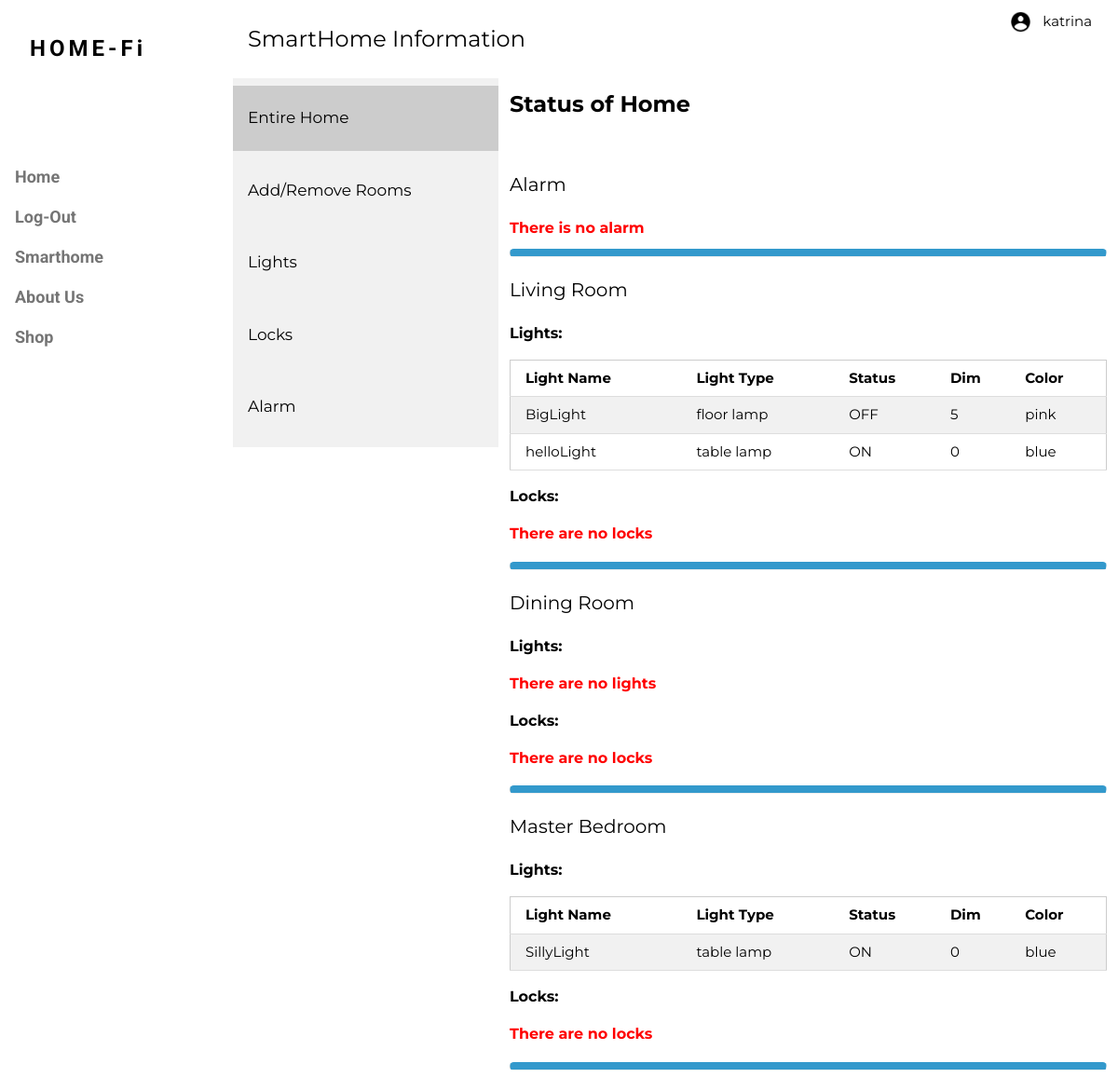
The app's page /status/ (signed in) with its own data.
### homepg/models.py (models this page shows, shortened)
class Room(models.Model):
    owner = models.ForeignKey(User, on_delete=models.CASCADE)
    roomName = models.CharField(max_length=20)
    def __str__(self):
        return self.roomName

class Light(models.Model):
    owner = models.ForeignKey(User, on_delete=models.CASCADE)
    roomLoc = models.ForeignKey(Room, on_delete=models.CASCADE, null=True, blank=True)
    lightName = models.CharField(max_length=20)
    lightType = models.CharField(default='default light', max_length=20,
                                 choices=[('default light', 'default light'), ('floor lamp', 'floor lamp'),
                                          ('table lamp', 'table lamp'), ('ceiling light', 'ceiling light')])
    dimness = models.PositiveIntegerField(default=0, validators=[MinValueValidator(0), MaxValueValidator(100)])
    state = models.BooleanField(default=0)
    color = models.CharField(max_length=20)

### homepg/views.py (the view)
# urls.py: path("status/", views.status, name="status-page"),
def status(request):
    dbEntries = {
        'rooms': Room.objects.filter(owner=request.user),
        'lights': Light.objects.filter(owner=request.user),
        'locks': Lock.objects.filter(owner=request.user),
        'alarms': Alarm.objects.filter(owner=request.user),
    }
    return render(request, "homepg/smarthome.html", dbEntries)

### homepg/templatetags/homepg_extras.py (called while the page is built)
@register.simple_tag
def update_variable(value):
    return value

### homepg/templates/homepg/smarthome.html (shortened to what this page needs)
{% extends "homepg/base.html" %}
{% load homepg_extras %}
{% block content %}
	<header class="w3-container w3-xlarge">
		<p class="w3-left">SmartHome Information</p>
		<p class="w3-right">
			<table>
				<tr>
					<td>{% load static %}<img class="w3-icons" src="{% static 'images/UserIcon.png' %}" alt="Account Icon" style="float: right" /> </td>
					{% if user.is_authenticated %}
						<td style="font-size: 15px;padding:10px"> {{user.username}}</td>
					{% else %}
						<td style="font-size: 15px;padding:10px"> Guest </td>
					{% endif %}
				</tr>
			</table>
		</p>
	</header>
    <div class="tab">
	  <button class="tablinks" onclick="openTab(event, 'Entire Home')" id="defaultOpen">Entire Home</button>
	  <button class="tablinks" onclick="openTab(event, 'Rooms')"> Add/Remove Rooms</button>
	  <button class="tablinks" onclick="openTab(event, 'Lights')">Lights</button>
		<button class="tablinks" onclick="openTab(event, 'Locks')">Locks</button>
		<button class="tablinks" onclick="openTab(event, 'Alarm')">Alarm</button>
	</div>
	<div id="Entire Home" class="tabcontent" style="border:none">
	  <h3 style="font-weight:bold">Status of Home</h3><br>
		<p style="font-size:20px">Alarm</p>
		{% if alarms %}
			<table class="w3-table-all">
				<tr>
					<th>Alarm</th>
					<th>Status</th>
				</tr>
				{% for alarm in alarms %}
				<tr>
					<td> {{ alarm.alarmName }} </td>
					{% if alarm.state == True %}
						<td> ARMED </td>
					{% else %}
						<td> DISARMED </td>
					{% endif %}
				</tr>
				{% endfor %}
			</table>
			<hr style="  border-top: 8px solid #3399cc; border-radius: 5px;" />
		{% else %}
			<h6 style="color:red; font-weight:bold;">There is no alarm</h6>
		{% endif %}
		<hr style="  border-top: 8px solid #3399cc; border-radius: 5px;" />
            {% for room in rooms %}
                <p style="font-size:20px"> {{ room.roomName }} </p>
                <p style="font-size:16px; font-weight:bold"> Lights: </p>
			{% with True as flag %}
 			{% for light in lights%}
				{% if room.id == light.roomLoc.id %}
					{% if flag %}
						<table class="w3-table w3-table-all">
						<tr>
							<th>Light Name</th>
							<th> Light Type </th>
							<th>Status</th>
							<th>Dim</th>
							<th>Color</th>
						</tr>
						{% update_variable False as flag %}
                    {% endif %}
					<tr>
						<td> {{ light.lightName }} </td>
						<td> {{ light.lightType}}</td>
						{% if light.state == True %}
							<td> ON </td>
						{% else %}
							<td> OFF </td>
						{% endif %}
						<td> {{ light.dimness}} </td>
						<td> {{ light.color }}</td>
					</tr>
                     {% endif %}
				{% if forloop.last and flag %}
					<h6 style="color:red; font-weight:bold;">There are no lights</h6>
				{% endif %}
			{% empty %}
				<h6 style="color:red; font-weight:bold;">There are no lights</h6>
			{% endfor %}
				</table>
			{% endwith %}
				<p style="font-size:16px; font-weight:bold"> Locks: </p>
					<table class="w3-table w3-table-all">
			{% with True as flag %}
			{% for lock in locks%}
				{% if room.id == lock.roomLoc.id %}
					{% if flag %}
				<tr>
					<th>Lock Name</th>
					<th> Lock State </th>
				</tr>
					<tr>
						{% update_variable False as flag %}
				   {% endif %}
						<td> {{ lock.lockName }} </td>
						{% if lock.state == True %}
							<td> LOCKED </td>
						{% else %}
							<td> UNLOCKED </td>
						{% endif %}
					{% endif %}
					</tr>
				{% if forloop.last and flag %}
					<h6 style="color:red; font-weight:bold;">There are no locks</h6>
				{% endif %}
			{% empty %}
				<h6 style="color:red; font-weight:bold;">There are no locks</h6>
			{% endfor %}
				</table>
			{% endwith %}
		<hr style="  border-top: 8px solid #3399cc; border-radius: 5px;" />
            {% endfor %}
	</div>
{% endblock content %}

### homepg/static/style.css (style rules this page uses)
html { box-sizing:border-box }
*,*:before,*:after { box-sizing:inherit }
html { -ms-text-size-adjust:100%;-webkit-text-size-adjust:100% }
body { margin:0 }
article,aside,details,figcaption,figure,footer,header,main,menu,nav,section { display:block }
img { border-style:none }
button,input,select,textarea,optgroup { font:inherit;margin:0 }
button,input { overflow:visible }
button,select { text-transform:none }
button,[type=button],[type=reset],[type=submit] { -webkit-appearance:button }
html,body { font-family:Verdana,sans-serif;font-size:15px;line-height:1.5 }
html { overflow-x:hidden }
h3 { font-size:24px }
h6 { font-size:16px }
h1,h2,h3,h4,h5,h6 { font-family:"Segoe UI",Arial,sans-serif;font-weight:400;margin:10px 0 }
img { vertical-align:middle }
.w3-icons { max-width:4%;height:auto }
.w3-table,.w3-table-all { border-collapse:collapse;border-spacing:0;width:100%;display:table }
.w3-table-all { border:1px solid #ccc }
.w3-bordered tr,.w3-table-all tr { border-bottom:1px solid #ddd }
.w3-table-all tr:nth-child(odd) { background-color:#fff }
.w3-table-all tr:nth-child(even) { background-color:#f1f1f1 }
.w3-table td,.w3-table th,.w3-table-all td,.w3-table-all th { padding:8px 8px;display:table-cell;text-align:left;vertical-align:top }
.w3-table th:first-child,.w3-table td:first-child,.w3-table-all th:first-child,.w3-table-all td:first-child { padding-left:16px }
.w3-container:after,.w3-container:before,.w3-panel:after,.w3-panel:before,.w3-row:after,.w3-row:before,.w3-row-padding:after,.w3-row-padding:before, .w3-cell-row:before,.w3-cell-row:after,.w3-clear:after,.w3-clear:before,.w3-bar:before,.w3-bar:after { content:"";display:table;clear:both }
.w3-content,.w3-auto { margin-left:auto;margin-right:auto }
.w3-content { max-width:980px }
.w3-container,.w3-panel { padding:0.01em 16px }
.w3-xlarge { font-size:24px!important }
.w3-left { float:left!important }
.w3-right { float:right!important }
button { background-color: #4CAF50; color: white; padding: 14px 20px; margin: 8px 0; border: none; cursor: pointer; width: 100%; }
.tab { float: left; border: none; outline: none; background-color: #f1f1f1; width: 30%; height: 100%; }
.tab button { display: block; background-color: inherit; color: black; padding: 22px 16px; width: 100%; border: none; outline: none; text-align: left; cursor: pointer; transition: 0.3s; font-size: 17px; }
.tab button.active { background-color: #ccc; }
.tabcontent { float: left; padding: 0px 12px; border: none; outline: none; width: 70%; height: 100%; }

### homepg/templates/homepg/base.html (style rules this page uses)
body,h1,h2,h3,h4,h5,h6,.w3-wide { font-family: "Montserrat", sans-serif; }

### records on screen
Room: roomName "Living Room"
Light: shows "Light Name", lightName "BigLight", lightType "floor lamp", state "OFF", dimness "5", color "pink"
Light: lightName "helloLight", lightType "table lamp", state "ON", dimness "0", color "blue", shows "There are no lights"
Room: roomName "Dining Room"
Room: roomName "Master Bedroom"
Light: shows "Light Name", lightName "SillyLight", lightType "table lamp", state "ON", dimness "0", color "blue"

### other values on screen
{{ user.username }} "katrina"
